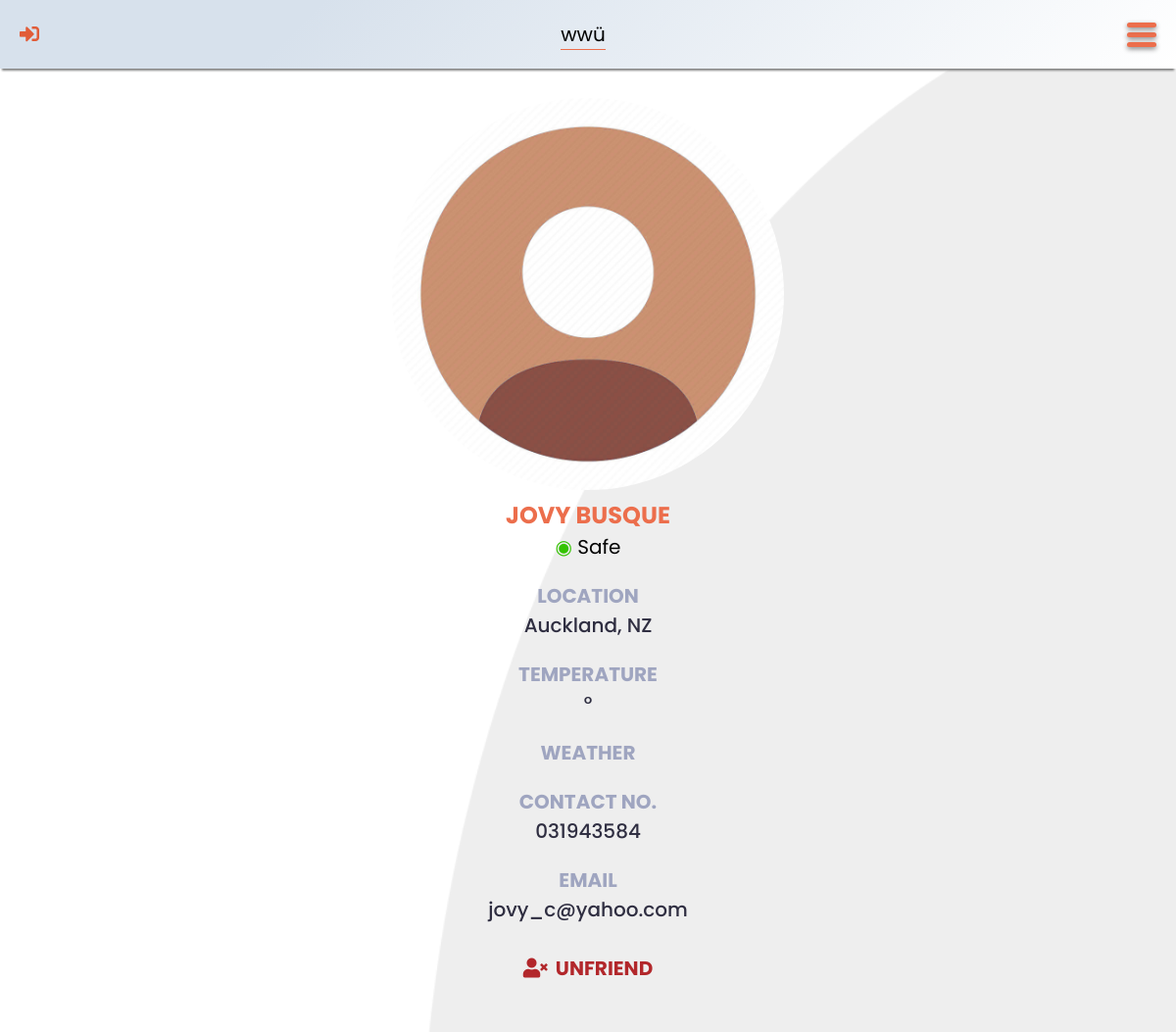
/friend.php?friend-id=3, run on an earlier commit of the app's database.
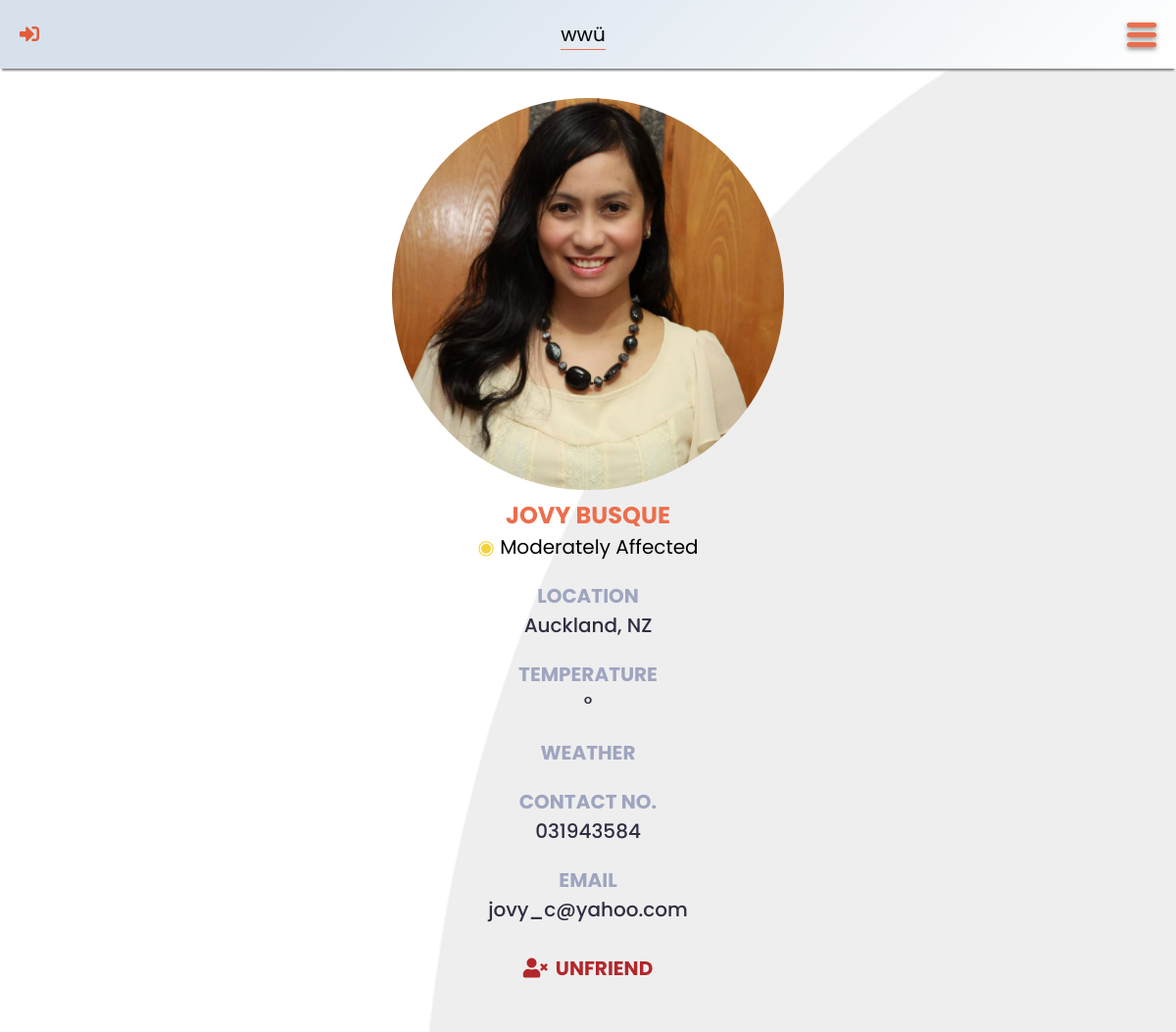
And on a later commit of the database.
### tables this page shows
CREATE TABLE `user` (
	`user_id` INT UNSIGNED AUTO_INCREMENT PRIMARY KEY,
	`fname` VARCHAR(50) NOT NULL,
	`lname` VARCHAR(50) NOT NULL,
	`contact_no` CHAR(13) NOT NULL,
	`location` VARCHAR(50) NOT NULL,
	`email` VARCHAR(100) NOT NULL UNIQUE,
	`password` VARCHAR(255) NOT NULL,
	`profile_picture` CHAR(12) DEFAULT 'default.jpg' NOT NULL ,
	`status` ENUM('Safe', 'Moderately Affected', 'Severely Affected') DEFAULT 'Safe' NOT NULL
);

### src/header.php (called while the page is built, shortened)
<?php
	$unit = "metric";
	if (isset($_SESSION["account-verified"])) {
		$user_id = $_SESSION["account-verified"];
		require_once "config/config.php";
		require_once "lib/database-handler.php";
		require_once "models/User.php";
		$user = new User();
		$account = $user->getUser($user_id);
		$fname = $account->fname;
		$location = $account->location;
		$icon = "out";
		$logInLogOut = "src/sign-out.php";
		$unit = strtolower($account->unit);
	}
	else {
		$user_id = $location = "";
		$fname = "wwü";
		$icon = "in";
		$logInLogOut = "login.php";
	}
?>

### lib/database-handler.php (called while the page is built, shortened)
<?php
class Database {
	private $host = DB_HOST;
	private $dbname = DB_NAME;
	private $charset = DB_CHARSET;
	private $user = DB_USER;
	private $password = DB_PASSWORD;
	private $dbh;
	private $stmt;
	public function __construct() {
		$dsn = "mysql:host=".$this->host.";charset=".$this->charset.";dbname=".$this->dbname;
		$options = array (
			PDO::ATTR_PERSISTENT => true,
			PDO::ATTR_ERRMODE => PDO::ERRMODE_EXCEPTION,
			PDO::ATTR_ORACLE_NULLS => PDO::NULL_NATURAL
		);
		try {
			$this->dbh = new PDO($dsn, $this->user, $this->password, $options);
		}
		catch (PDOException $e) {
			$this->error = $e->getMessage()." in ".$e->getFile()." on line ".$e->getLine();
			$this->terminate();
		}
	}
	public function query($query) {
		$this->stmt = $this->dbh->prepare($query);
	}
	public function bind($param, $value, $type = null) {
		if (is_null($type)) {
			switch (true) {
				default:
					$type = PDO::PARAM_STR;
			}
		}
		$this->stmt->bindValue($param, $value, $type);
	}
	public function execute($message = "", $redirect = "") {
		try {
			return $this->stmt->execute();
		}
		catch (PDOException $e) {
			$this->logFile = "../src/log.txt";
			$this->error = $e->getMessage()." in ".$e->getFile()." on line ".$e->getLine();
			$this->logError();
		}
		finally {
			if ($redirect !== "") {
				$this->confirmQuery($message, $redirect);
			}
		}
	}
	public function resultRecord() {
		$this->execute();
		return $this->stmt->fetch(PDO::FETCH_OBJ);
	}
}

### models/User.php (called while the page is built, shortened)
<?php
class User {
	protected $db;
	public function __construct() {
		$this->db = new Database();
	}
	public function getUser($id) {
		$this->db->query("SELECT * FROM `user` WHERE `user_id` = ?");
		$this->db->bind(1, $id);
		return $this->db->resultRecord();
	}
}

### friend.php (the view, shortened to what this page needs)
<?php
	require_once "src/header.php";
	if (isset($_GET["friend-id"])) {
		$friend_id = $_GET["friend-id"];
		require_once "lib/database-handler.php";
		require_once "models/User.php";
		$user = new User();
		$f = $user->getUser($friend_id);
		$friend_name = $f->fname." ".$f->lname;
	}
	else {
		echo "<script>alert('Sorry, something went wrong!');</script>";
		echo "<script>window.location.href = 'friends.php'</script>";
	}
?>
<!DOCTYPE html>
<html lang="en">
<head>
	<link rel="stylesheet" type="text/css" href="css/all.min.css" />
	<link rel="stylesheet" type="text/css" href="css/general.css" />
	<link rel="stylesheet" type="text/css" href="css/tingle.min.css" />
	<link rel="stylesheet" type="text/css" href="css/modal.css" />
	<link rel="stylesheet" type="text/css" href="css/outer-navigation-menu.css" />
	<link rel="stylesheet" type="text/css" href="css/weather-status.css" />
	<link rel="stylesheet" type="text/css" href="css/one-person-page.css" />
	<link rel="stylesheet" type="text/css" href="css/friend.css" />
</head>
<body>
	<header data-unit="<?php echo $unit; ?>">
		<a href="<?php echo $logInLogOut; ?>" class="fas fa-sign-<?php echo $icon; ?>-alt"></a>
		<div class="data">
			<p id="fname" data-user-id="<?php echo $user_id; ?>"><?php echo $fname; ?></p>
			<p id="location"><?php echo $location; ?></p>
		</div>
		<label for="check-menu" class="menu-button"><div class="menu-lines"></div></label>
	</header>
	<main>
		<section id="friend">
			<img src="img/profile-pictures/<?php echo $f->profile_picture; ?>" alt="Profile Picture" />
			<h2><?php echo $friend_name; ?></h2>
			<div>
				<span class="status <?php echo str_replace(" ", "-", strtolower($f->status)); ?>">&#9673;</span>
				<?php echo $f->status; ?>
			</div>
			<div id="friend-data">
				<div class="item">
					<div class="label">Location</div>
					<div id="friend-location" class="value"><?php echo $f->location; ?></div>
				</div>
				<div class="item">
					<div class="label">Temperature</div>
					<div id="temperature" class="value"><span class="value"></span>&#176; <span class="unit"></span></div>
				</div>
				<div class="item">
					<div class="label">Weather</div>
				</div>
				<div class="item">
					<div class="label">Contact No.</div>
					<div class="value"><a href="tel:<?php echo $f->contact_no; ?>"><?php echo $f->contact_no; ?></a></div>
				</div>
				<div class="item">
					<div class="label">Email</div>
					<div class="value"><a href="mailto:<?php echo $f->email; ?>"><?php echo $f->email; ?></a></div>
				</div>
				<div class="item">
					<form action="src/unfriend.php" method="post">
						<button id="unfriend"><i class="fa fa-user-times"></i>Unfriend</button>
					</form>
				</div>
			</div>
		</section>
	</main>
</body>
</html>

What changed in the data, as far as the page shows it:
changed user "JOVY BUSQUE": profile_picture: picture added in place of a placeholder; status "Safe" → "Moderately Affected"
